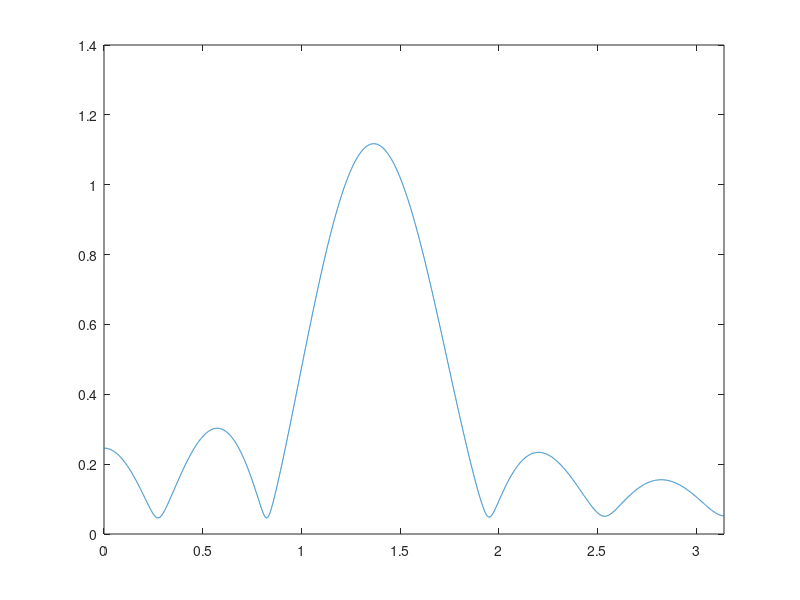

Write MATLAB code to recreate this figure. (Note: this script raises an error after producing the figure.)
%% Frequency Response of FIR Filters: Lab P-12: 3 Lab Exercise

%% 3.1a)
% We will cascade these filters by convolution, which will be performed by
% multiplication of their transfer functions.
%% 
% First we'll find the transfer function of the general filter
%%
% Y(z) = X(z) - 2cos(wn)z^-1X(z) + z^-2X(z)
%%
% H(z) = 1 - 2cos(wn)z^-1 + z^-2
%%
% Now we'll introduce the nulling frequencies 0.44pi and 0.7pi
%%
% H1(z) = 1 - 2cos(0.44pi)z^-1 + z^-2
%%
% H2(z) = 1 - 2cos(0.7pi)z^-1 + z^-2
%%
% Performing the convolution
%%
% (1 - 2cos(0.44pi)z^-1 + z^-2)(1 - 2cos(0.44pi)z^-1 + z^-2)
%%
% Yields the fourth order filter
%%
% 1 + (-2cos(0.7pi) - 2cos(0.44pi)))z^-1 + (2 + 4cos(0.44pi)cos(0.7pi))z^-2
% + (-2cos(0.44pi) - 2cos(0.7pi))z^-3 + z^-4
%%
% Resulting in the following coefficients

b = [1 -2*cos(0.7*pi)-2*cos(0.44*pi) 2+4*cos(0.44*pi)*cos(0.7*pi) -2*cos(0.44*pi)-2*cos(0.7*pi) 1]

%% 3.1b)
% Generate input signal

n = [0:149];
x = 5*cos(0.3*pi*n) + 22*cos(0.44*pi*n-pi/3) + 22*cos(0.7*pi*n-pi/4);

%% 3.1c)
% Pass input through filter

y = conv(b,x);

%% 3.1d)
% Plot output signal

plot(0:39, y(1:40))
title('Output')
ylabel('y[n]')
xlabel('n')

%%
% Determine output signal by hand for n >= 5
%%
% Taking the inverse z-transform of the transfer function determined in
% part 3.1a gives the function
%%
% y[n] = x[n] + (-2cos(0.7pi) - 2cos(0.44pi))x[n-1] + (2 +
% 4cos(0.44pi)cos(0.7pi))x[n-2] + (-2cos(0.44pi) - 2cos(0.7pi))x[n-3] +
% x[n-4]
%%
% Passing the input over 5 <= n <= 40 through this function

y_hand = zeros(1,36);
for i = 1:36
  y_hand(i) = x(i+5) + (-2*cos(0.7*pi) - 2*cos(0.44*pi))*x(i+5-1) + (2 + 4*cos(0.44*pi)*cos(0.7*pi))*x(i+5-2) + (-2*cos(0.44*pi) - 2*cos(0.7*pi))*x(i+5-3) + x(i+5-4);
end

%% 3.1e)
% Plot convolved output overlayed with hand calculated output

plot(0:39, y(1:40))
hold on
stem(0:40, [zeros(1,5) y_hand])
hold off
title('Output Comparison')
ylabel('y[n]')
xlabel('n')
legend('convolved', 'hand')

%% 3.1f)
% Our input signal is defined for n >= 0 and our filter uses past input
% values back to x[n-4]. The start-up points at the beginning of the output
% are the points where those past values of x[n] are undefined by the input 
% function and assummed to be 0. The sinusoidal output seen beginning at 
% n = 5 is when the system can be properly "filled" with past x values. 
% Having 4 start-up values is consistent with cascading two 2nd order 
% filters into a 4th order filter.

clear

%% 3.2a)
% Generate bandpass filter with w = 0.44pi

L = 10;
wc = 0.44*pi;
n = [0:L];
b = 2/L*cos(wc*n);

%%
% Measure gain at frequencies of interest using DTFT

gain1 = abs(sum(b.*exp(-1*j*0.3*pi*n)))
gain2 = abs(sum(b.*exp(-1*j*0.44*pi*n)))
gain3 = abs(sum(b.*exp(-1*j*0.7*pi*n)))

%%
% As expected, the center frequency remains near its original amplitude and
% frequencies far enough above and below the center frequency have been
% attenuated significantly.

%% 3.2b)
% Plot frequency response of the filter when L = 10, 20, 40

for L = [10 20 40]
n = [0:L];
b = 2/L*cos(wc*n);
ww = -pi:pi/10000:pi;   %The number of samples here has to be quite large to find the passband limits with using a reasonable rounding
H_mag = abs(freqz(b,1,ww)); %Frequency response of filter
ww = 0:pi/10000:pi;      
H_mag = H_mag(10001:end);  %Looking at positive side of frequency response
plot(ww, H_mag)
xlim([0 pi])
hold on
yline(max(H_mag)*0.707)
yline(max(H_mag)*0.25)
legend('Frequency Response', 'Passband', 'Stopband')
hold off

%%
% Find passband width

passband_limits = find(round(H_mag,2)==round(max(H_mag)*0.707,2));
passband_width = ww(max(passband_limits)) - ww(min(passband_limits))

end

%%
% Doubling the parameter L from 10, 20, 40 has halved the passband width
% from about 0.5, 0.26, 0.135. These values are not exact because with a 
% discrete time signal a sample may not have the exact value of the 
% threshold and we have to pick the next closest sample to be the limits of
% the passband. This verifies the property stated in the lab
% instructions, that the passband is inversely proportional to L.

%% 3.2c)
% The L = 10 filter passes frequencies at 0.44pi +/- about 0.25. As seen in
% part a), the magnitude of the frequency response at 0.44pi was near its
% full amplitude while the magnitudes at 0.3pi and 0.7pi were attenuated
% significantly.

%% 3.2d)
%

%% 3.2e)
%

%% 3.2f)
%
